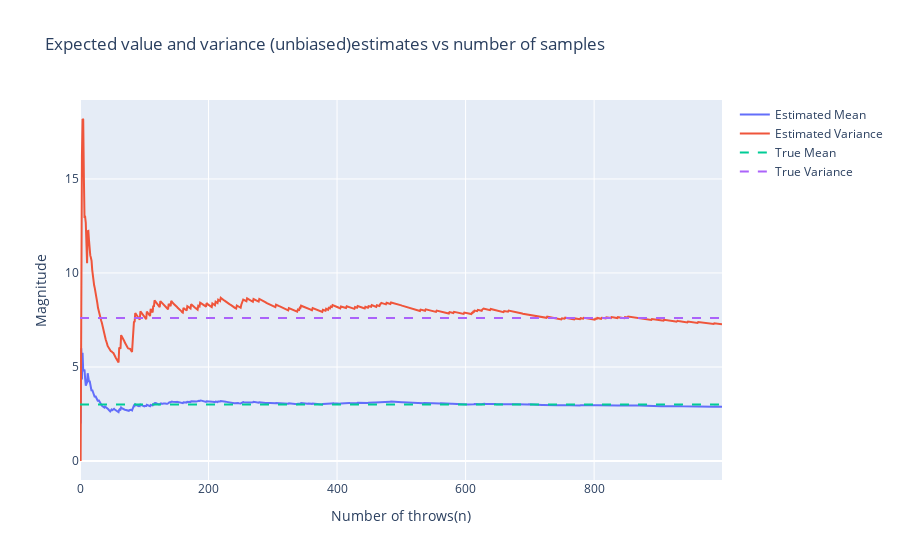

The cell this chart's notebook holds for it:
### Code cell
fig = go.Figure()

fig.update_layout(
    title='Expected value and variance (unbiased)estimates vs number of samples',
    xaxis_title='Number of throws(n)',
    yaxis_title='Magnitude',
)
# Adding traces
fig.add_trace(go.Scatter(x=throw_count, y=mean_tracker, name='Estimated Mean'))
fig.add_trace(go.Scatter(x=throw_count, y=var_tracker, name='Estimated Variance'))
fig.add_trace(go.Scatter(x=throw_count, y=true_mean, name='True Mean', line=dict(dash="dash")))
fig.add_trace(go.Scatter(x=throw_count, y=true_var, name='True Variance', line=dict(dash="dash")))

fig.show()

### Figure 1 — Plotly figure (JSON) as saved in the notebook; plotly's stock layout.template omitted (floating-point values rounded to 4 significant figures; data arrays with more than 128 entries replaced by an {"elided": "..."} marker saying what was removed)
{"data": [{"name": "Estimated Mean", "type": "scatter", "x": {"elided": "1001 int values"}, "y": {"elided": "1000 float values"}}, {"name": "Estimated Variance", "type": "scatter", "x": {"elided": "1001 int values"}, "y": {"elided": "1000 float values"}}, {"line": {"dash": "dash"}, "name": "True Mean", "type": "scatter", "x": {"elided": "1001 int values"}, "y": {"elided": "1000 int values"}}, {"line": {"dash": "dash"}, "name": "True Variance", "type": "scatter", "x": {"elided": "1001 int values"}, "y": {"elided": "1000 float values"}}], "layout": {"title": {"text": "Expected value and variance (unbiased)estimates vs number of samples"}, "xaxis": {"title": {"text": "Number of throws(n)"}}, "yaxis": {"title": {"text": "Magnitude"}}}}
